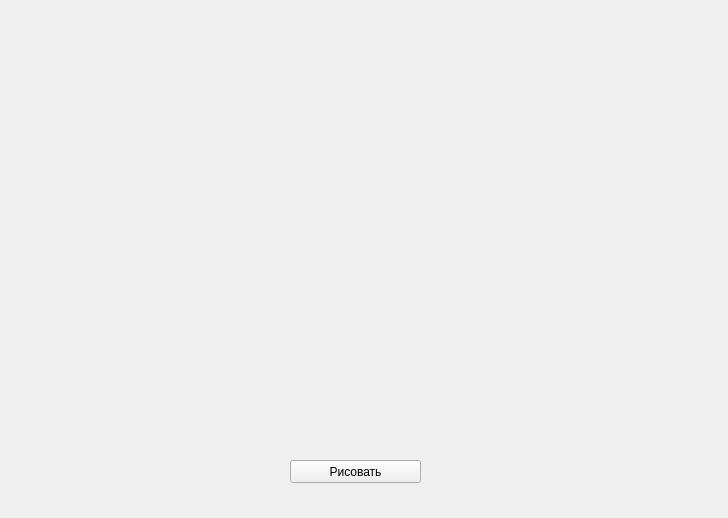
<?xml version="1.0" encoding="UTF-8"?>
<ui version="4.0">
 <class>Form</class>
 <widget class="QWidget" name="Form">
  <property name="geometry">
   <rect>
    <x>0</x>
    <y>0</y>
    <width>728</width>
    <height>518</height>
   </rect>
  </property>
  <property name="windowTitle">
   <string>Form</string>
  </property>
  <widget class="QPushButton" name="Draw__">
   <property name="geometry">
    <rect>
     <x>290</x>
     <y>460</y>
     <width>131</width>
     <height>23</height>
    </rect>
   </property>
   <property name="text">
    <string>Рисовать</string>
   </property>
  </widget>
 </widget>
 <resources/>
 <connections/>
</ui>
